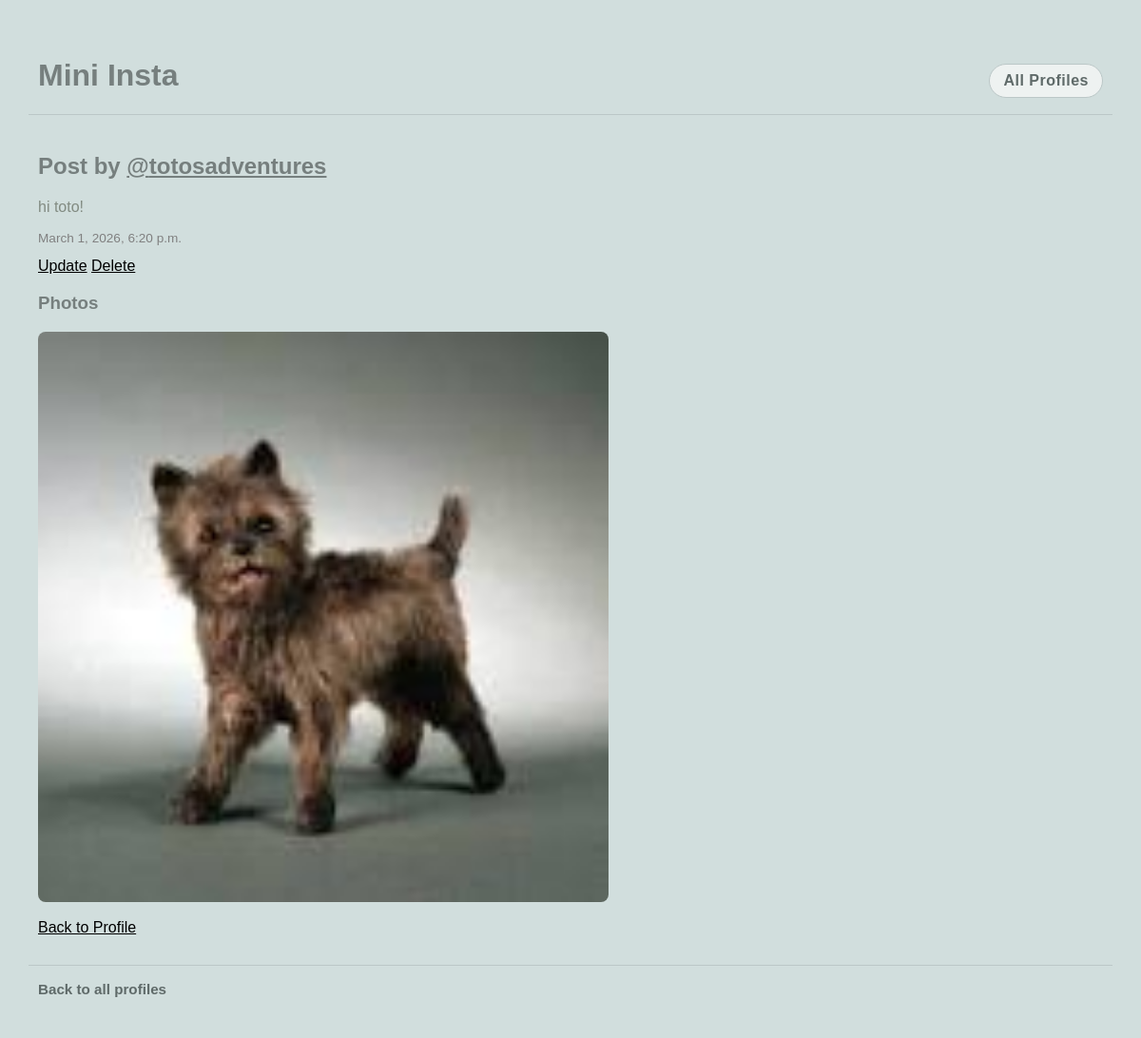
The app's page /mini_insta/post/10, older data.
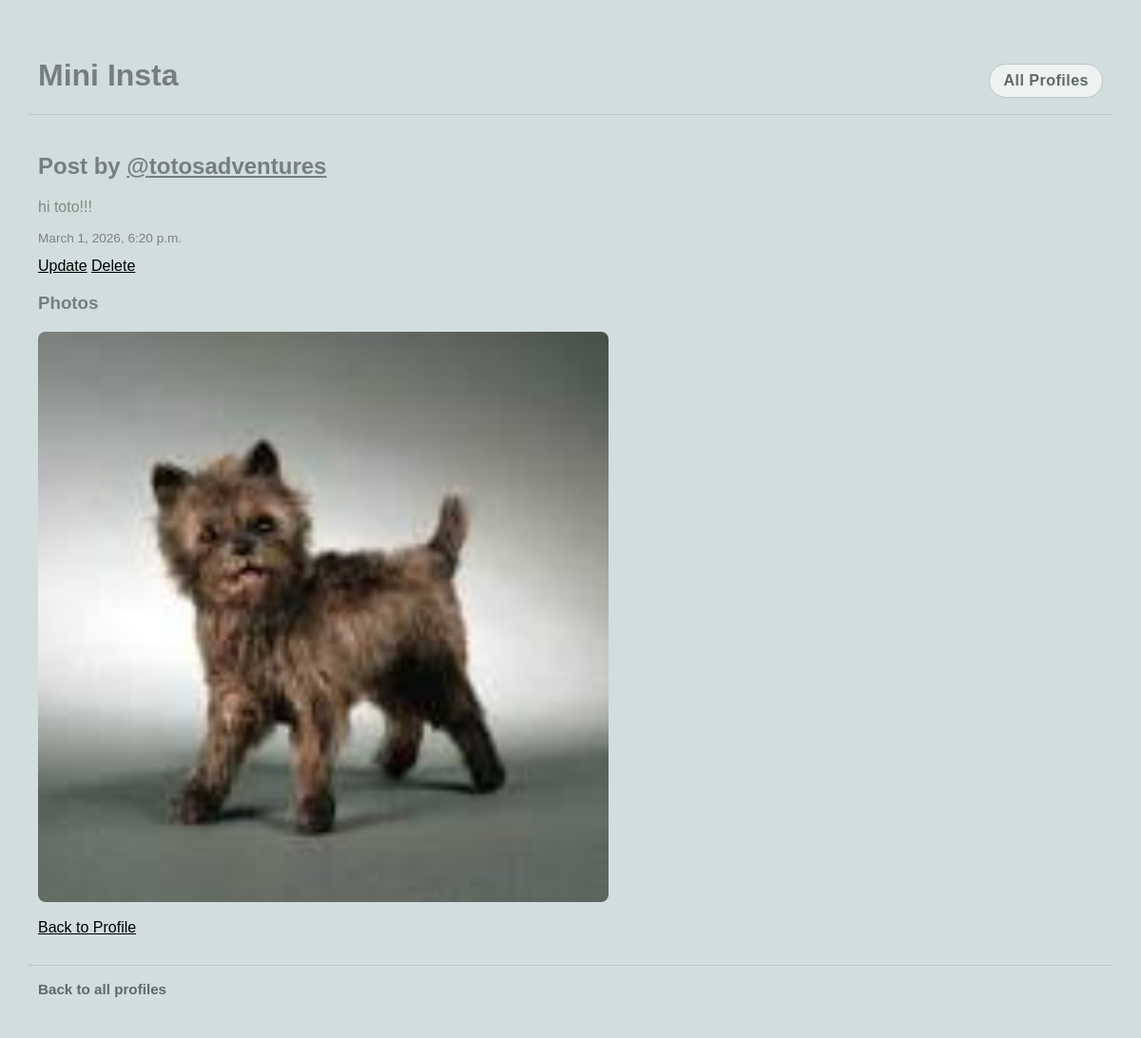
The same page, newer data.
### mini_insta/models.py (models this page shows, shortened)
class Post(models.Model):
    profile = models.ForeignKey(Profile, on_delete=models.CASCADE)
    timestamp = models.DateTimeField(auto_now_add=True)
    caption = models.TextField(blank=True)
    def get_all_photos(self):
        return Photo.objects.filter(post=self)

class Profile(models.Model):
    username = models.TextField(blank=True)
    display_name = models.TextField(blank=True)
    profile_image_url = models.URLField(blank=True)
    bio_text = models.TextField(blank=True)
    join_date = models.DateField(auto_now_add=True)

### mini_insta/views.py (the view)
# urls.py: path('post/<int:pk>', PostDetailView.as_view(), name='show_post'),
class PostDetailView(DetailView):
    model = Post
    template_name = 'mini_insta/show_post.html'
    context_object_name = 'post'

### mini_insta/models.py (called while the page is built)
    def get_image_url(self):
        if self.image_file:
            return self.image_file.url
        return self.image_url

### mini_insta/templates/mini_insta/show_post.html (shortened to what this page needs)
{% extends 'mini_insta/base.html' %}
{%block content%}
<div class="content-container">
    <h2> Post by <a href="{% url 'show_profile' post.profile.pk%}">@{{post.profile.username}}</a></h2>
    <p>{{post.caption}}</p>
    <p style="color: grey; font-size: 0.85em;">{{post.timestamp}}</p>
    <a href="{% url 'update_post' post.pk %}">Update</a>
    <a href="{% url 'delete_post' post.pk %}">Delete</a>
    <h3>Photos</h3>
    {% for photo in post.get_all_photos %}
    <div styles="margin:10px 0;">
        <img src="{{ photo.get_image_url }}" alt="photo" style="width: 100%; max-width: 600px; border-radius: 8px;">
    </div>
    {% endfor %}
    <br>
    <a href="{%url 'show_profile' post.profile.pk %}">Back to Profile</a>
</div>
{% endblock %}

Row changes from the older to the newer data that the page shows:
changed Post "totosadventures": caption "hi toto!" → "hi toto!!!"
